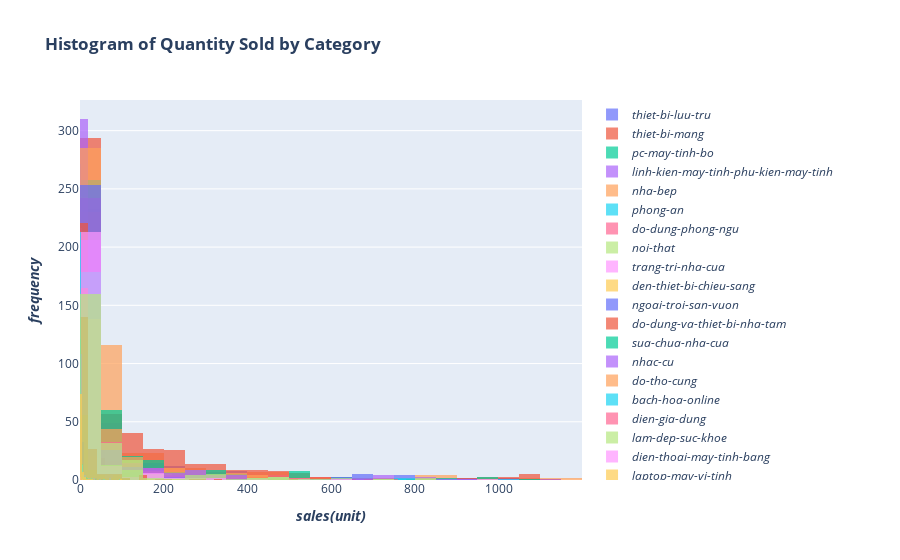

Write notebook code for a chart like this one.
### Code cell
category_sales_trace = []
outliers = df.quantity_sold.quantile(0.99)
for i in df.urlKey.unique():
    category_sales_trace.append(
        go.Histogram(x = df[(df.urlKey == i) & (df.quantity_sold < outliers)].quantity_sold,
                     opacity = 0.7,
                     name = '<i>{}<i>'.format(i))
    )

go.Figure(
    data = category_sales_trace,
    layout = go.Layout(title = '<b>Histogram of Quantity Sold by Category<b>',
                       barmode = 'overlay',
                       xaxis = dict(title = '<b><i>sales(unit)<i><b>'),
                       yaxis = dict(title = '<b><i>frequency<i><b>'))
).show()

### Figure 1 — Plotly figure (JSON) as saved in the notebook; plotly's stock layout.template omitted (floating-point values rounded to 4 significant figures; data arrays with more than 128 entries replaced by an {"elided": "..."} marker saying what was removed)
{"data": [{"name": "<i>thiet-bi-luu-tru<i>", "opacity": 0.7, "type": "histogram", "x": {"elided": "304 int values"}}, {"name": "<i>thiet-bi-mang<i>", "opacity": 0.7, "type": "histogram", "x": {"elided": "210 int values"}}, {"name": "<i>pc-may-tinh-bo<i>", "opacity": 0.7, "type": "histogram", "x": [0, 13, 4, 1, 0, 1, 0, 35, 0, 0, 0, 39, 32, 0, 0, 1, 1, 2, 72, 3, 0, 0, 3, 0, 3, 29, 0, 10, 0, 0, 4, 0, 0, 0, 3, 0, 1, 0, 0, 0, 0, 0, 0, 0, 0, 0, 0, 0, 0, 0, 0, 0, 0, 0, 0, 0, 0, 0, 0, 0, 0, 0, 0, 0, 0, 0, 0, 0, 0, 0, 72, 0, 0, 0, 0, 0, 0, 0, 0, 0]}, {"name": "<i>linh-kien-may-tinh-phu-kien-may-tinh<i>", "opacity": 0.7, "type": "histogram", "x": {"elided": "155 int values"}}, {"name": "<i>nha-bep<i>", "opacity": 0.7, "type": "histogram", "x": {"elided": "172 int values"}}, {"name": "<i>phong-an<i>", "opacity": 0.7, "type": "histogram", "x": {"elided": "190 int values"}}, {"name": "<i>do-dung-phong-ngu<i>", "opacity": 0.7, "type": "histogram", "x": {"elided": "340 int values"}}, {"name": "<i>noi-that<i>", "opacity": 0.7, "type": "histogram", "x": {"elided": "211 int values"}}, {"name": "<i>trang-tri-nha-cua<i>", "opacity": 0.7, "type": "histogram", "x": {"elided": "200 int values"}}, {"name": "<i>den-thiet-bi-chieu-sang<i>", "opacity": 0.7, "type": "histogram", "x": {"elided": "261 int values"}}, {"name": "<i>ngoai-troi-san-vuon<i>", "opacity": 0.7, "type": "histogram", "x": {"elided": "267 int values"}}, {"name": "<i>do-dung-va-thiet-bi-nha-tam<i>", "opacity": 0.7, "type": "histogram", "x": {"elided": "529 int values"}}, {"name": "<i>sua-chua-nha-cua<i>", "opacity": 0.7, "type": "histogram", "x": {"elided": "414 int values"}}, {"name": "<i>nhac-cu<i>", "opacity": 0.7, "type": "histogram", "x": {"elided": "297 int values"}}, {"name": "<i>do-tho-cung<i>", "opacity": 0.7, "type": "histogram", "x": {"elided": "306 int values"}}, {"name": "<i>bach-hoa-online<i>", "opacity": 0.7, "type": "histogram", "x": {"elided": "291 int values"}}, {"name": "<i>dien-gia-dung<i>", "opacity": 0.7, "type": "histogram", "x": {"elided": "298 int values"}}, {"name": "<i>lam-dep-suc-khoe<i>", "opacity": 0.7, "type": "histogram", "x": {"elided": "304 int values"}}, {"name": "<i>dien-thoai-may-tinh-bang<i>", "opacity": 0.7, "type": "histogram", "x": {"elided": "230 int values"}}, {"name": "<i>laptop-may-vi-tinh<i>", "opacity": 0.7, "type": "histogram", "x": {"elided": "300 int values"}}, {"name": "<i>me-be<i>", "opacity": 0.7, "type": "histogram", "x": {"elided": "285 int values"}}, {"name": "<i>nha-cua-doi-song<i>", "opacity": 0.7, "type": "histogram", "x": [1, 1, 1, 1, 1, 1, 1, 1, 2, 0, 11, 1, 2, 1, 4, 0, 1, 0, 0, 0, 0, 9, 12, 17, 0, 0, 0, 0, 0, 21, 18, 7, 0, 3, 12, 1, 73, 4, 3, 1, 19, 0, 15, 0, 1, 30, 0, 1, 8, 1, 1, 0, 0, 3, 16, 0, 0, 0, 0, 0, 0, 0, 0, 0, 0, 0, 0, 0, 0, 2, 0, 1, 0, 7, 0, 0, 0, 9, 0, 0, 1, 0, 0, 3, 0, 0, 0, 0, 0, 0, 0, 1, 1, 2, 1, 2, 3, 0, 2, 0, 0, 6, 0, 2, 0, 0, 3, 3, 1, 0, 0, 0, 0, 0, 0, 0, 0, 0, 0, 12, 0, 2, 1, 0]}, {"name": "<i>giay-sandals-nam<i>", "opacity": 0.7, "type": "histogram", "x": {"elided": "189 int values"}}, {"name": "<i>dep-nam<i>", "opacity": 0.7, "type": "histogram", "x": {"elided": "200 int values"}}, {"name": "<i>giay-boots-nam<i>", "opacity": 0.7, "type": "histogram", "x": {"elided": "162 int values"}}, {"name": "<i>phu-kien-giay-nam<i>", "opacity": 0.7, "type": "histogram", "x": {"elided": "214 int values"}}, {"name": "<i>tui-xach-cong-so-nam<i>", "opacity": 0.7, "type": "histogram", "x": {"elided": "184 int values"}}, {"name": "<i>phu-kien-nam-tui-xach<i>", "opacity": 0.7, "type": "histogram", "x": {"elided": "348 int values"}}, {"name": "<i>tui-bao-tu-tui-deo-bung<i>", "opacity": 0.7, "type": "histogram", "x": [0, 0, 10, 7, 2, 1, 0, 0, 4, 1, 6, 2, 1, 0, 0, 13, 4, 0, 1, 0, 3, 0, 0, 7, 0, 7, 0, 0, 0, 0, 0, 0, 0, 0, 0, 0, 0, 5, 4, 0, 2, 1, 1, 0, 0, 1, 2, 2, 0, 0, 0, 0, 0, 0, 0, 0, 0, 0, 1, 4, 0, 0, 4, 0, 0, 1, 0, 1, 0, 1, 2, 0, 0, 0, 0, 1, 0, 0, 0, 0, 0, 0, 0, 4, 0, 0, 0, 0, 0, 0, 0, 0, 0, 0, 0, 0, 0, 0]}, {"name": "<i>vi-nam<i>", "opacity": 0.7, "type": "histogram", "x": {"elided": "177 int values"}}, {"name": "<i>balo<i>", "opacity": 0.7, "type": "histogram", "x": {"elided": "198 int values"}}, {"name": "<i>balo-cap-tui-chong-soc-laptop<i>", "opacity": 0.7, "type": "histogram", "x": {"elided": "275 int values"}}, {"name": "<i>tui-du-lich-va-phu-kien<i>", "opacity": 0.7, "type": "histogram", "x": {"elided": "250 int values"}}, {"name": "<i>vali-phu-kien-vali<i>", "opacity": 0.7, "type": "histogram", "x": {"elided": "410 int values"}}, {"name": "<i>mat-kinh<i>", "opacity": 0.7, "type": "histogram", "x": {"elided": "398 int values"}}, {"name": "<i>phu-kien-thoi-trang-nu<i>", "opacity": 0.7, "type": "histogram", "x": {"elided": "239 int values"}}, {"name": "<i>phu-kien-thoi-trang-nam<i>", "opacity": 0.7, "type": "histogram", "x": {"elided": "317 int values"}}, {"name": "<i>dong-ho-nam<i>", "opacity": 0.7, "type": "histogram", "x": {"elided": "264 int values"}}, {"name": "<i>dong-ho-nu<i>", "opacity": 0.7, "type": "histogram", "x": {"elided": "299 int values"}}, {"name": "<i>dong-ho-tre-em<i>", "opacity": 0.7, "type": "histogram", "x": [344, 12, 5, 143, 29, 73, 6, 8, 24, 4, 10, 0, 0, 21, 11, 9, 4, 66, 3, 8, 7, 112, 0, 1, 2, 4, 28, 0, 2, 15, 84, 13, 10, 13, 79, 15, 5, 14, 51, 0, 1, 4, 4, 11, 0, 0, 16, 63, 4, 0, 16, 2, 1, 0, 0, 6, 1, 7, 27, 0, 0, 0, 0, 0, 0, 0, 0, 0, 0, 0, 0, 0]}, {"name": "<i>phu-kien-dong-ho<i>", "opacity": 0.7, "type": "histogram", "x": {"elided": "279 int values"}}, {"name": "<i>trang-suc<i>", "opacity": 0.7, "type": "histogram", "x": {"elided": "310 int values"}}, {"name": "<i>laptop<i>", "opacity": 0.7, "type": "histogram", "x": {"elided": "229 int values"}}, {"name": "<i>thiet-bi-van-phong-thiet-bi-ngoai-vi<i>", "opacity": 0.7, "type": "histogram", "x": {"elided": "294 int values"}}, {"name": "<i>dung-cu-leo-nui<i>", "opacity": 0.7, "type": "histogram", "x": [1, 0, 0, 3, 0, 0, 1, 0, 1, 0, 1, 1, 0, 0, 0, 6, 0, 1, 1, 0, 1, 0, 0, 0, 0, 5, 0, 1, 0, 2, 0, 0]}, {"name": "<i>do-dung-da-ngoai<i>", "opacity": 0.7, "type": "histogram", "x": {"elided": "196 int values"}}, {"name": "<i>dung-cu-cau-ca<i>", "opacity": 0.7, "type": "histogram", "x": {"elided": "199 int values"}}, {"name": "<i>phu-kien-the-thao<i>", "opacity": 0.7, "type": "histogram", "x": {"elided": "214 int values"}}, {"name": "<i>the-thao-duoi-nuoc<i>", "opacity": 0.7, "type": "histogram", "x": {"elided": "244 int values"}}, {"name": "<i>thuc-pham-bo-sung-nang-luong<i>", "opacity": 0.7, "type": "histogram", "x": [18, 33, 100, 17, 1, 4, 178, 217, 86, 5, 12, 10, 5, 18, 80, 229, 4, 43, 39, 10, 50, 151, 19, 86, 44, 39, 39, 27, 11, 22, 0, 14, 15, 145, 106, 99, 8, 0, 11, 1, 2, 7, 0, 68, 2, 2, 0, 7, 0, 8, 6, 0, 0, 20, 0, 2, 71, 0, 7, 5, 1, 31, 2, 19, 3, 9, 4, 3, 13, 0, 9, 1, 26, 4, 0, 0, 11, 53, 0, 6, 0, 1]}, {"name": "<i>may-anh<i>", "opacity": 0.7, "type": "histogram", "x": [2, 38, 0, 0, 0, 1, 0, 1, 31, 0, 0, 0, 3, 19, 0, 0, 51, 0, 0, 0, 0, 0, 3, 0, 0, 0, 0, 0, 0, 1, 0, 0, 1, 1, 20, 0, 0, 0]}, {"name": "<i>phu-kien-may-anh-may-quay<i>", "opacity": 0.7, "type": "histogram", "x": {"elided": "194 int values"}}, {"name": "<i>balo-tui-dung-bao-da<i>", "opacity": 0.7, "type": "histogram", "x": {"elided": "202 int values"}}, {"name": "<i>ong-kinh-ong-ngam<i>", "opacity": 0.7, "type": "histogram", "x": [4, 9, 0, 0, 0, 0, 4, 23, 3, 48, 8, 3, 0, 10, 1, 28, 1, 14, 71, 2, 1, 31, 1, 23, 3, 7, 1, 2, 0, 2, 7, 4, 0, 2, 0, 0, 1, 6, 0, 0, 0, 0, 2, 0, 2, 0, 1, 0, 1, 1, 31, 1, 2, 0, 1, 0, 0, 71, 2, 1, 4, 1, 2, 0, 1, 0, 2, 0, 10, 0, 1, 0, 2, 0, 0, 0, 4, 11, 0, 0, 1, 1, 0, 0, 0, 0, 0, 1, 0, 0, 1, 0, 0, 2, 0, 0, 0, 0, 0, 0, 0, 0, 0, 1, 0, 0, 0, 0, 0, 1, 0, 0, 0, 0, 0, 0, 0, 0, 0, 0, 0, 0, 1, 0, 0]}, {"name": "<i>ong-kinh-lens<i>", "opacity": 0.7, "type": "histogram", "x": [1, 1, 8, 2, 7, 0, 0, 2, 2, 0, 0, 0, 1, 0, 0, 5, 0, 1, 0, 0, 1, 8, 0, 0, 0, 0, 0, 0, 0, 0, 0, 0, 0, 0, 0, 0, 0, 8, 0, 0, 0, 0, 0, 6, 0, 0, 0, 0, 0, 0, 0, 0, 0, 0, 0, 2, 0, 0, 0, 0, 0, 0, 0, 0, 0, 0, 0, 0, 0, 0, 0, 0, 0, 0, 0, 0, 0, 0, 0, 0, 0, 0, 0, 0, 0, 0, 0, 0, 0]}, {"name": "<i>thiet-bi-anh-sang<i>", "opacity": 0.7, "type": "histogram", "x": {"elided": "285 int values"}}, {"name": "<i>thiet-bi-quay-phim<i>", "opacity": 0.7, "type": "histogram", "x": [31, 11, 0, 0, 0, 1, 0, 0, 0, 0, 0, 2, 0, 0, 0, 3, 0, 2, 0, 0, 0, 2, 3, 6, 0, 1, 1, 0, 0, 0, 1, 0, 1, 2, 0, 0, 0, 1, 0, 0, 0, 0, 0, 0, 0, 0]}, {"name": "<i>camera-giam-sat<i>", "opacity": 0.7, "type": "histogram", "x": {"elided": "196 int values"}}, {"name": "<i>may-bay-camera-va-phu-kien<i>", "opacity": 0.7, "type": "histogram", "x": [0, 0, 0, 0, 0, 0, 5, 0, 0, 0, 0, 0, 0, 0, 0, 2, 0, 0, 0, 1, 1, 0, 0, 0, 0, 0, 0, 0, 0, 0, 1, 0, 0, 0, 0, 0, 0, 0, 0, 0, 2]}, {"name": "<i>camera-hanh-trinh-action-camera-va-phu-kien<i>", "opacity": 0.7, "type": "histogram", "x": [15, 0, 7, 95, 3, 0, 3, 0, 1, 7, 0, 0, 23, 3, 0, 0, 0, 1, 0, 0, 0, 1, 12, 0, 0, 10, 28, 6, 0, 0, 1, 0, 0, 2, 7, 1, 3, 4, 0, 0, 0, 0, 1, 1, 0, 1, 0, 1, 1, 0, 0, 0, 7, 0, 0, 0, 0, 0, 0, 0, 0, 0, 1, 0, 0, 0, 14, 0, 0, 2, 0, 0, 1, 9, 4, 7, 0, 0, 0, 0, 0, 0, 0, 0, 0, 0, 0, 0]}], "layout": {"barmode": "overlay", "title": {"text": "<b>Histogram of Quantity Sold by Category<b>"}, "xaxis": {"title": {"text": "<b><i>sales(unit)<i><b>"}}, "yaxis": {"title": {"text": "<b><i>frequency<i><b>"}}}}
